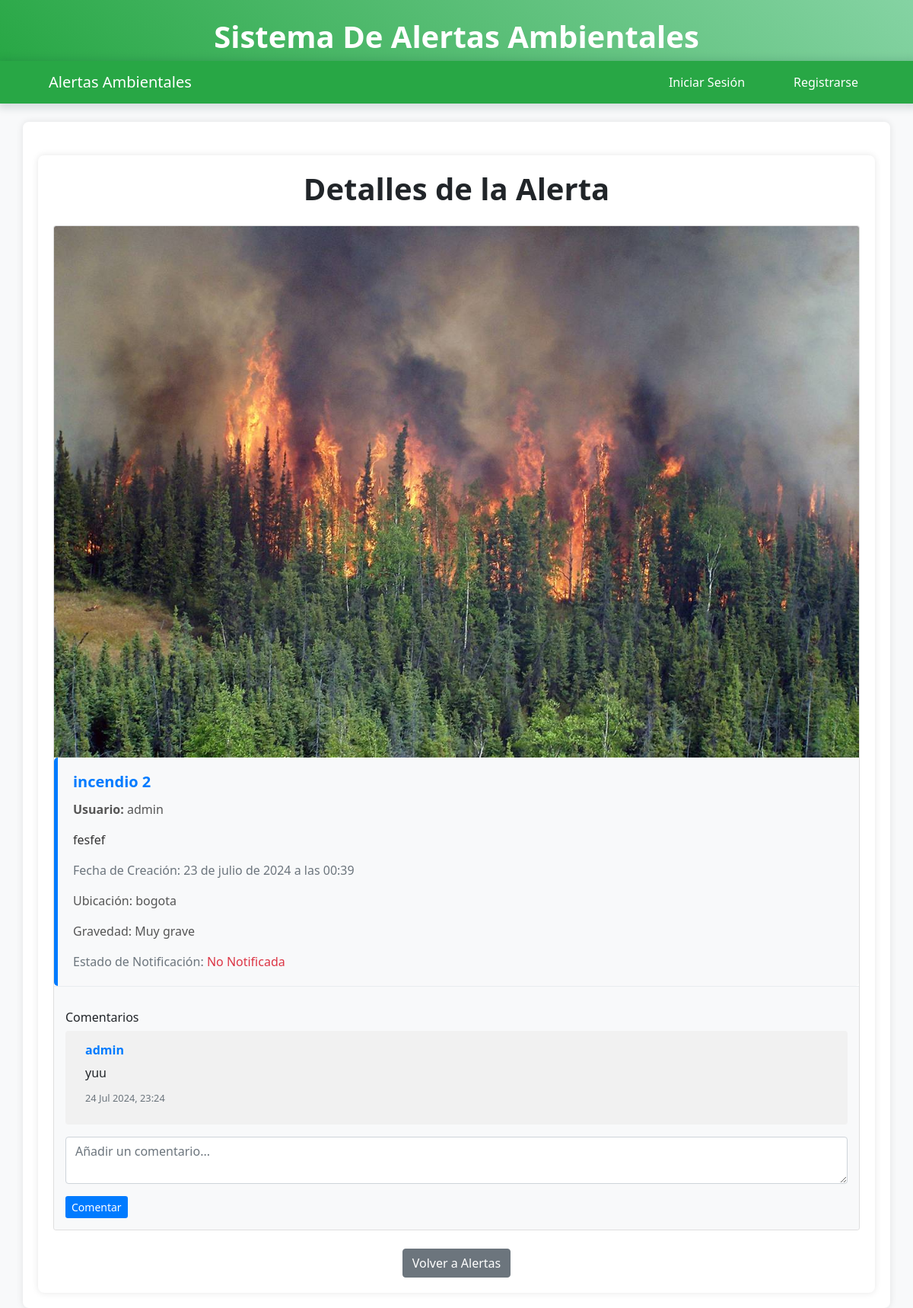
The page /alerta/2/ on the database its author committed.
### alertas/models.py (models this page shows, shortened)
class Alerta(models.Model):
    TITULO_OPCIONES = [
        ('INUNDACION', 'Inundación'),
        ('INCENDIO', 'Incendio'),
        ('DESLIZAMIENTO', 'Deslizamiento'),
        ('VENDAVAL', 'Vendaval'),
    ]
    GRAVEDAD_OPCIONES = [
        ('ALTA', 'Alta'),
        ('MEDIA', 'Media'),
        ('BAJA', 'Baja'),
    ]
    usuario = models.ForeignKey(User, on_delete=models.CASCADE)
    titulo = models.CharField(max_length=200, choices=TITULO_OPCIONES)
    descripcion = models.TextField()
    fecha_creacion = models.DateTimeField(auto_now_add=True)
    ubicacion = models.CharField(max_length=250, blank=False)  # Campo obligatorio
    gravedad = models.CharField(max_length=50, choices=GRAVEDAD_OPCIONES)
    validada = models.BooleanField(default=False)
    imagen_multimedia = models.ImageField(upload_to='alertas/')

class User(AbstractUser):
    identificacion = models.CharField(max_length=100)
    rol = models.CharField(max_length=50)
    telefono = models.BigIntegerField(null=True, blank=True)
    ciudad = models.CharField(max_length=100, null=True, blank=True)
    def __str__(self):
        return self.username

class Comentario(models.Model):
    alerta = models.ForeignKey(Alerta, on_delete=models.CASCADE)
    usuario = models.ForeignKey(User, on_delete=models.CASCADE)
    contenido = models.TextField()
    fecha_creacion = models.DateTimeField(auto_now_add=True)

### alertas/views.py (the view)
# urls.py: path('alerta/<int:pk>/', views.alerta_detalle, name='alerta_detalle')
def alerta_detalle(request, pk):
    alerta = get_object_or_404(Alerta, pk=pk)
    notificada = Notificacion.objects.filter(alerta=alerta).exists()
    if request.method == 'POST':
        form = ComentarioForm(request.POST)
        if form.is_valid():
            comentario = form.save(commit=False)
            comentario.usuario = request.user
            comentario.alerta_id = request.POST.get('alerta_id')  # Obtiene el id de la alerta desde el formulario
            comentario.save()
            return redirect('alerta_detalle', pk=pk)
    else:
        form = ComentarioForm()
    return render(request, 'alerta_detalle.html', {'alerta': alerta, 'notificada': notificada, 'form':form})

### alertas/forms.py
class ComentarioForm(ModelForm):
    class Meta:
        model = Comentario
        fields = ['contenido']

### alertas/templates/alerta_detalle.html (shortened to what this page needs)
{% extends "base.html" %}
{% block contenido %}
<main class="container mt-4">
    <h1 class="text-center mb-4">Detalles de la Alerta</h1>
    <div class="card">
        {% if alerta.imagen_multimedia %}
            <img src="{{ alerta.imagen_multimedia.url }}" class="card-img-top" alt="Imagen de alerta">
        {% endif %}
        <div class="card-body" style="background-color: #f8f9fa; border-left: 5px solid #007bff; padding: 20px; border-radius: 5px;">
            <h5 class="card-title" style="color: #007bff; font-weight: bold;">{{ alerta.titulo }}</h5>
            <p class="card-text" style="color: #555;"><strong>Usuario:</strong> {{ alerta.usuario }}</p>
            <p class="card-text" style="color: #333;">{{ alerta.descripcion }}</p>
            <p class="card-text text-muted">Fecha de Creación: {{ alerta.fecha_creacion }}</p>
            <p class="card-text style="color: #333;">Ubicación: {{ alerta.ubicacion }}</p>
            <p class="card-text style="color: #dc3545;">Gravedad: {{ alerta.gravedad }}</p>
            <p class="card-text text-muted">
                Estado de Notificación:
                {% if notificada %}
                    <span class="text-success">Notificada</span>
                {% else %}
                    <span class="text-danger">No Notificada</span>
                {% endif %}
            </p>
        </div>
                  <div class="card-footer">
                    <h6 class="mt-3">Comentarios</h6>
                    <div class="comentarios-section">
                        {% for comentario in alerta.comentario_set.all %}
                            <div class="media mb-3 p-3 rounded" style="background-color: #f1f1f1;">
                                <div class="media-body">
                                    <h6 class="mt-0" style="font-weight: bold; color: #007bff;">{{ comentario.usuario.username }}</h6>
                                    <p>{{ comentario.contenido }}</p>
                                    <p class="text-muted"><small>{{ comentario.fecha_creacion|date:"d M Y, H:i" }}</small></p>
                                </div>
                            </div>
                        {% empty %}
                            <p>No hay comentarios.</p>
                        {% endfor %}
                    </div>
                    <form action="{% url 'alerta_detalle' pk=alerta.pk %}" method="post" class="mt-3">
                        <div class="form-group">
                            <textarea name="contenido" class="form-control" rows="2" placeholder="Añadir un comentario..."></textarea>
                        </div>
                        <button type="submit" class="btn btn-sm btn-primary">Comentar</button>
                    </form>
                </div>
    </div>
    <div class="text-center mt-4">
        <a href="{% url 'ver_alertas' %}" class="btn btn-secondary">Volver a Alertas</a>
    </div>
</main>
{% endblock contenido %}

### alertas/templates/base.html (shortened to what this page needs)
<!DOCTYPE html>
<html lang="en">
<head>
    <link href="https://maxcdn.bootstrapcdn.com/bootstrap/4.5.2/css/bootstrap.min.css" rel="stylesheet">
</head>
<body>
    <header class="text-white text-center py-4" style="height: 5rem;">
        <h1>Sistema De Alertas Ambientales</h1>
    </header>
    <nav class="navbar navbar-expand-lg navbar-dark sombra" style="background-color: #28a745;">
        <a class="navbar-brand ml-5" href="{% url 'home' %}">Alertas Ambientales</a>
        <div class="collapse navbar-collapse" id="navbarNav">
            <ul class="navbar-nav ml-auto">
                {% if user.is_authenticated %}
                <li class="nav-item">
                    <a class="nav-link" href="{% url 'ver_alertas' %}">Ver Alertas</a>
                </li>
                <li class="nav-item">
                    <a class="nav-link" href="{% url 'crear_alerta' %}">Crear Alerta</a>
                </li>
                <li class="nav-item">
                        <a class="nav-link" href="{% url 'cerrar_sesion' %}">Cerrar Sesión</a>
                </li>
                {% else %}
                    <li class="nav-item">
                        <a class="nav-link mr-5" href="{% url 'inicio_sesion' %}">Iniciar Sesión</a>
                    </li>
                    <li class="nav-item">
                        <a class="nav-link mr-5" href="{% url 'registro_usuario' %}">Registrarse</a>
                    </li>
                {% endif %}
            </ul>
        </div>
    </nav>
    <div class="container mt-4">
        {% block contenido %}
        {% endblock %}
    </div>
</body>
</html>

### alertas/templates/base.html (style rules this page uses)
body { font-family: 'Segoe UI', Tahoma, Geneva, Verdana, sans-serif; background-color: #f8f9fa; }
header { background: linear-gradient(45deg, #28a745, #85d3a3); }
h1 { font-weight: bold; }
nav .nav-link { color: #fff !important; }
.container { background: #fff; box-shadow: 0 0 10px rgba(0,0,0,0.1); padding: 20px; border-radius: 8px; }
.sombra { box-shadow: 2px 2px 10px 4px rgb(14 55 54 / 15%) }

### alertas/templates/alerta_detalle.html (style rules this page uses)
.card-body { padding: 15px; }
.card-footer { padding: 15px; background-color: #f8f9fa; border-top: 1px solid #e9ecef; }
.card-title { font-size: 1.25rem; color: #333; }
.card-text { font-size: 1rem; color: #555; }
.media { display: flex; align-items: flex-start; }
.media-body { margin-left: 10px; }
.media-body h6 { margin-top: 0; font-size: 1rem; }
.media-body p { margin-bottom: 0.5rem; }
.btn-primary { background-color: #007bff; border: none; }

### rows shown on the page
Alerta: imagen_multimedia (picture), titulo "incendio 2", usuario "admin", descripcion "fesfef", fecha_creacion "23 de julio de 2024 a las 00:39", ubicacion "bogota", gravedad "Muy grave"
Comentario: usuario.username "admin", contenido "yuu", fecha_creacion "24 Jul 2024, 23:24"
